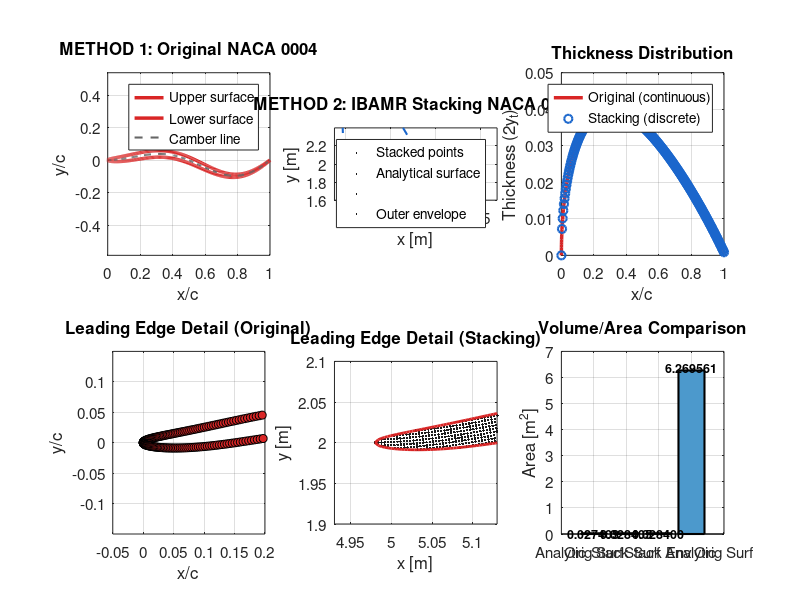

MATLAB code for this plot: (Note: this script raises an error after producing the figure.)
%% ================================================================
%  NACA Airfoil Method Comparison
%  Compares:
%      METHOD 1: Original NACA 4-digit formulation (Standard Textbook)
%      METHOD 2: IBAMR Perpendicular Stacking Method (Current Implementation)
%
%  Reference: Standard NACA airfoil equations
%  - NACA 4-digit series thickness distribution
%  - Symmetric airfoils (00xx series)
%  - Perpendicular offset from camber line
%
%  Output:
%  - Side-by-side comparison plots
%  - Detailed geometric analysis
%  - Volume/area verification
%  - Point distribution analysis
% ================================================================

clear; clc; close all;

%% ---------------- Configuration ----------------
save_plots = true;
% Use centralized output directory
output_base = fullfile(fileparts(pwd), 'output');
plot_dir = fullfile(output_base, 'images');
if save_plots && ~exist(plot_dir, 'dir')
    mkdir(plot_dir);
end

%% ---------------- Thickness Set ----------------
thickness_list = [0.04, 0.08, 0.12, 0.16, 0.20, 0.24];

%% ---------------- NACA 4-digit Coefficients ----------------
% Standard NACA thickness distribution coefficients
a0 =  0.2969;
a1 = -0.1260;
a2 = -0.3516;
a3 =  0.2843;
a4 = -0.1015;  % closed trailing edge

%% ---------------- Chord and Discretization ----------------
L = 1.0;  % chord length [m]

% High-resolution for original method (continuous surface)
Nx_original = 256;

% IBAMR stacking parameters (matching manuscript)
domain_x = 10.0 * L;
domain_y = 4.0 * L;
coarse_patch_x = 40;
coarse_patch_y = 16;
MAX_LEVELS = 4;
REF_RATIO = 4;

dx_coarse = domain_x / coarse_patch_x;
dy_coarse = domain_y / coarse_patch_y;
dx_fine = dx_coarse / (REF_RATIO^(MAX_LEVELS-1));
dy_fine = dy_coarse / (REF_RATIO^(MAX_LEVELS-1));
ds = dx_fine;  % layer spacing for stacking

Nx_stack = max(128, ceil(L / dx_fine));

%% ---------------- Camber Line (Manuscript) ----------------
Amax = 0.125;
use_midline = true;

%% ---------------- Placement Parameters ----------------
Xcenter = domain_x/2 + 0.48;
Ycenter = domain_y/2;

%% ---------------- Comparison Table Storage ----------------
comparison_table = [];

fprintf('\n');
fprintf('================================================================\n');
fprintf('  NACA Airfoil Method Comparison\n');
fprintf('================================================================\n\n');
fprintf('METHOD 1: Original NACA (Continuous Surface)\n');
fprintf('  - Standard textbook formulation\n');
fprintf('  - Perpendicular thickness distribution from camber line\n');
fprintf('  - Nx = %d points\n\n', Nx_original);
fprintf('METHOD 2: IBAMR Stacking (Discrete Layers)\n');
fprintf('  - Perpendicular stacking with ds = %.6e\n', ds);
fprintf('  - IBAMR-style layering (j=0..k)\n');
fprintf('  - Nx = %d chordwise sections\n\n', Nx_stack);
fprintf('================================================================\n\n');

%% ================================================================
%  MAIN COMPARISON LOOP
%% ================================================================
for it = 1:length(thickness_list)
    t = thickness_list(it);
    tag = sprintf('%04d', round(100*t));

    fprintf('Processing NACA %s (t = %.2f)...\n', tag, t);

    %% ============================================================
    %  METHOD 1: Original NACA Formulation
    %% ============================================================

    % Chordwise parametric coordinate (non-uniform, clustered at LE)
    beta = linspace(0, pi, Nx_original);
    x_orig = 0.5 * (1 - cos(beta));  % cosine clustering

    % Camber line
    if use_midline
        y_camber_orig = Amax * ((x_orig + 0.03125)/1.03125) .* sin(2*pi*x_orig);
        dyc_dx_orig = Amax * ( (1/1.03125)*sin(2*pi*x_orig) + ...
                              ((x_orig + 0.03125)/1.03125).*(2*pi*cos(2*pi*x_orig)) );
    else
        y_camber_orig = zeros(size(x_orig));
        dyc_dx_orig = zeros(size(x_orig));
    end

    % Thickness distribution
    yt_orig = 5 * t * ( a0*sqrt(x_orig) + a1*x_orig + a2*x_orig.^2 + ...
                        a3*x_orig.^3 + a4*x_orig.^4 );
    yt_orig = max(yt_orig, 0);

    % Perpendicular offset angle
    theta_orig = atan(dyc_dx_orig);

    % Upper and lower surfaces (perpendicular to camber line)
    xu_orig = x_orig - yt_orig .* sin(theta_orig);
    yu_orig = y_camber_orig + yt_orig .* cos(theta_orig);

    xl_orig = x_orig + yt_orig .* sin(theta_orig);
    yl_orig = y_camber_orig - yt_orig .* cos(theta_orig);

    % Analytical area (exact NACA formula)
    Vf_analytic_orig = trapz(x_orig, 2.0 * yt_orig);

    % Surface polygon area
    px_orig = [xu_orig, fliplr(xl_orig)];
    py_orig = [yu_orig, fliplr(yl_orig)];
    Vf_surface_orig = abs(polyarea(px_orig, py_orig));

    % Number of surface points
    Npts_orig = 2 * Nx_original;

    %% ============================================================
    %  METHOD 2: IBAMR Perpendicular Stacking
    %% ============================================================

    % Uniform chordwise distribution
    x_stack = linspace(0, L, Nx_stack);

    % Storage for all stacked vertices
    Coord_stack = cell(Nx_stack, 2);
    Ntot_stack = 0;

    % Storage for outermost envelope
    xu_stack_env = zeros(1, Nx_stack);
    yu_stack_env = zeros(1, Nx_stack);
    xl_stack_env = zeros(1, Nx_stack);
    yl_stack_env = zeros(1, Nx_stack);

    % Storage for analytical surface on same grid
    xu_stack_surf = zeros(1, Nx_stack);
    yu_stack_surf = zeros(1, Nx_stack);
    xl_stack_surf = zeros(1, Nx_stack);
    yl_stack_surf = zeros(1, Nx_stack);

    max_k = 0;

    for i = 1:Nx_stack
        x_phys = x_stack(i);
        x_norm = min(1.0, x_phys / L);

        % Camber line
        if use_midline
            y_c = Amax * ((x_phys + 0.03125)/1.03125) * sin(2*pi*x_phys);
            dyc_dx = Amax * ( (1/1.03125)*sin(2*pi*x_phys) + ...
                            ((x_phys + 0.03125)/1.03125)*(2*pi*cos(2*pi*x_phys)) );
        else
            y_c = 0.0;
            dyc_dx = 0.0;
        end

        % Thickness
        yt = 5.0 * t * ( a0*sqrt(max(x_norm,0)) + a1*x_norm + ...
                         a2*x_norm^2 + a3*x_norm^3 + a4*x_norm^4 );
        yt = max(yt, 0.0);

        % Normal direction (perpendicular to camber)
        theta = atan(dyc_dx);
        nx = -sin(theta);
        ny = cos(theta);

        % Analytical surface points (for comparison)
        base = [x_phys - 0.5; y_c];
        upp_surf = base + yt * [nx; ny];
        low_surf = base - yt * [nx; ny];
        upp_world = upp_surf + [Xcenter; Ycenter];
        low_world = low_surf + [Xcenter; Ycenter];
        xu_stack_surf(i) = upp_world(1);
        yu_stack_surf(i) = upp_world(2);
        xl_stack_surf(i) = low_world(1);
        yl_stack_surf(i) = low_world(2);

        % Determine number of layers
        k = floor(yt / ds);
        if k > max_k, max_k = k; end

        NumUp = max(1, k+1);
        NumDown = k;

        x_up = zeros(1, NumUp);
        y_up = zeros(1, NumUp);
        x_down = zeros(1, NumDown);
        y_down = zeros(1, NumDown);

        % Stack upper layers (j=0..k)
        for j = 0:(NumUp-1)
            offset = j * ds;
            pt = base + offset * [nx; ny];
            pt_world = pt + [Xcenter; Ycenter];
            x_up(j+1) = pt_world(1);
            y_up(j+1) = pt_world(2);
            Ntot_stack = Ntot_stack + 1;
        end

        % Stack lower layers (j=1..k)
        for j = 1:NumDown
            offset = j * ds;
            pt = base - offset * [nx; ny];
            pt_world = pt + [Xcenter; Ycenter];
            x_down(j) = pt_world(1);
            y_down(j) = pt_world(2);
            Ntot_stack = Ntot_stack + 1;
        end

        % Store all vertices
        Coord_stack{i,1} = [x_up, x_down];
        Coord_stack{i,2} = [y_up, y_down];

        % Outermost envelope
        outer_up = base + k * [nx; ny];
        outer_low = base - k * [nx; ny];
        outer_up_world = outer_up + [Xcenter; Ycenter];
        outer_low_world = outer_low + [Xcenter; Ycenter];
        xu_stack_env(i) = outer_up_world(1);
        yu_stack_env(i) = outer_up_world(2);
        xl_stack_env(i) = outer_low_world(1);
        yl_stack_env(i) = outer_low_world(2);
    end

    % Surface area from analytical surface on stacking grid
    px_stack_surf = [xu_stack_surf, fliplr(xl_stack_surf)];
    py_stack_surf = [yu_stack_surf, fliplr(yl_stack_surf)];
    Vf_surface_stack = abs(polyarea(px_stack_surf, py_stack_surf));

    % Envelope area
    px_stack_env = [xu_stack_env, fliplr(xl_stack_env)];
    py_stack_env = [yu_stack_env, fliplr(yl_stack_env)];
    Vf_envelope_stack = abs(polyarea(px_stack_env, py_stack_env));

    %% ============================================================
    %  COMPUTE DIFFERENCES
    %% ============================================================

    % Area differences
    delta_Vf_orig = abs(Vf_surface_orig - Vf_analytic_orig);
    delta_Vf_stack = abs(Vf_surface_stack - Vf_analytic_orig);
    delta_Vf_env = abs(Vf_envelope_stack - Vf_analytic_orig);

    % Point count ratio
    point_ratio = Ntot_stack / Npts_orig;

    %% ============================================================
    %  STORE COMPARISON DATA
    %% ============================================================

    comparison_table = [comparison_table; struct(...
        't', t, ...
        'Vf_analytic', Vf_analytic_orig, ...
        'Vf_orig_surface', Vf_surface_orig, ...
        'Vf_stack_surface', Vf_surface_stack, ...
        'Vf_stack_envelope', Vf_envelope_stack, ...
        'delta_orig', delta_Vf_orig, ...
        'delta_stack_surf', delta_Vf_stack, ...
        'delta_stack_env', delta_Vf_env, ...
        'Npts_orig', Npts_orig, ...
        'Npts_stack', Ntot_stack, ...
        'point_ratio', point_ratio, ...
        'max_k', max_k)];

    fprintf('  Original Method: %d points, Vf = %.9e, error = %.3e\n', ...
        Npts_orig, Vf_surface_orig, delta_Vf_orig);
    fprintf('  Stacking Method: %d points, Vf = %.9e, error = %.3e\n', ...
        Ntot_stack, Vf_surface_stack, delta_Vf_stack);
    fprintf('  Point ratio: %.2f, max layers: %d\n\n', point_ratio, max_k);

    %% ============================================================
    %  VISUALIZATION
    %% ============================================================

    if save_plots
        fig = figure('Visible', 'off', 'Position', [100 100 1800 1200]);

        % ---- Subplot 1: Original Method (Full Domain) ----
        subplot(2,3,1);
        hold on;
        plot(xu_orig, yu_orig, '-', 'LineWidth', 2.5, 'Color', [0.85 0.15 0.15]);
        plot(xl_orig, yl_orig, '-', 'LineWidth', 2.5, 'Color', [0.85 0.15 0.15]);
        if use_midline
            plot(x_orig, y_camber_orig, '--', 'LineWidth', 1.5, 'Color', [0.4 0.4 0.4]);
        end
        axis equal; grid on; box on;
        xlabel('x/c', 'FontSize', 12);
        ylabel('y/c', 'FontSize', 12);
        title(sprintf('METHOD 1: Original NACA %s', tag), 'FontSize', 14, 'FontWeight', 'bold');
        legend({'Upper surface', 'Lower surface', 'Camber line'}, 'Location', 'best', 'FontSize', 10);
        set(gca, 'FontSize', 11);

        % ---- Subplot 2: Stacking Method (Full Domain) ----
        subplot(2,3,2);
        hold on;
        % Plot all stacked points
        for i = 1:Nx_stack
            plot(Coord_stack{i,1}, Coord_stack{i,2}, '.', 'MarkerSize', 4, 'Color', [0.1 0.1 0.1]);
        end
        % Analytical surface overlay
        plot(xu_stack_surf, yu_stack_surf, '-', 'LineWidth', 2.0, 'Color', [0.85 0.15 0.15]);
        plot(xl_stack_surf, yl_stack_surf, '-', 'LineWidth', 2.0, 'Color', [0.85 0.15 0.15]);
        % Envelope
        plot(xu_stack_env, yu_stack_env, '--', 'LineWidth', 1.5, 'Color', [0.1 0.4 0.8]);
        plot(xl_stack_env, yl_stack_env, '--', 'LineWidth', 1.5, 'Color', [0.1 0.4 0.8]);
        axis equal; grid on; box on;
        xlabel('x [m]', 'FontSize', 12);
        ylabel('y [m]', 'FontSize', 12);
        title(sprintf('METHOD 2: IBAMR Stacking NACA %s', tag), 'FontSize', 14, 'FontWeight', 'bold');
        legend({'Stacked points', 'Analytical surface', '', 'Outer envelope'}, 'Location', 'best', 'FontSize', 10);
        xlim([Xcenter-0.6 Xcenter+1.2]);
        ylim([Ycenter-0.4 Ycenter+0.4]);
        set(gca, 'FontSize', 11);

        % ---- Subplot 3: Leading Edge Detail (Original) ----
        subplot(2,3,4);
        hold on;
        plot(xu_orig, yu_orig, '-', 'LineWidth', 2.5, 'Color', [0.85 0.15 0.15]);
        plot(xl_orig, yl_orig, '-', 'LineWidth', 2.5, 'Color', [0.85 0.15 0.15]);
        plot(xu_orig, yu_orig, 'o', 'MarkerSize', 6, 'MarkerFaceColor', [0.85 0.15 0.15], ...
            'MarkerEdgeColor', 'k', 'LineWidth', 0.5);
        plot(xl_orig, yl_orig, 'o', 'MarkerSize', 6, 'MarkerFaceColor', [0.85 0.15 0.15], ...
            'MarkerEdgeColor', 'k', 'LineWidth', 0.5);
        axis equal; grid on; box on;
        xlabel('x/c', 'FontSize', 12);
        ylabel('y/c', 'FontSize', 12);
        title('Leading Edge Detail (Original)', 'FontSize', 13, 'FontWeight', 'bold');
        xlim([-0.05 0.2]);
        ylim([-0.15 0.15]);
        set(gca, 'FontSize', 11);

        % ---- Subplot 4: Leading Edge Detail (Stacking) ----
        subplot(2,3,5);
        hold on;
        for i = 1:Nx_stack
            plot(Coord_stack{i,1}, Coord_stack{i,2}, '.', 'MarkerSize', 6, 'Color', [0.1 0.1 0.1]);
        end
        plot(xu_stack_surf, yu_stack_surf, '-', 'LineWidth', 2.0, 'Color', [0.85 0.15 0.15]);
        plot(xl_stack_surf, yl_stack_surf, '-', 'LineWidth', 2.0, 'Color', [0.85 0.15 0.15]);
        axis equal; grid on; box on;
        xlabel('x [m]', 'FontSize', 12);
        ylabel('y [m]', 'FontSize', 12);
        title('Leading Edge Detail (Stacking)', 'FontSize', 13, 'FontWeight', 'bold');
        xlim([Xcenter-0.55 Xcenter-0.35]);
        ylim([Ycenter-0.1 Ycenter+0.1]);
        set(gca, 'FontSize', 11);

        % ---- Subplot 5: Thickness Distribution Comparison ----
        subplot(2,3,3);
        hold on;
        plot(x_orig, 2*yt_orig, '-', 'LineWidth', 2.5, 'Color', [0.85 0.15 0.15]);
        yt_stack_vec = zeros(1, Nx_stack);
        for i = 1:Nx_stack
            x_norm = min(1.0, x_stack(i) / L);
            yt_stack_vec(i) = 5.0 * t * ( a0*sqrt(max(x_norm,0)) + a1*x_norm + ...
                                          a2*x_norm^2 + a3*x_norm^3 + a4*x_norm^4 );
        end
        plot(x_stack, 2*yt_stack_vec, 'o', 'MarkerSize', 6, 'LineWidth', 1.5, 'Color', [0.1 0.4 0.8]);
        grid on; box on;
        xlabel('x/c', 'FontSize', 12);
        ylabel('Thickness (2y_t)', 'FontSize', 12);
        title('Thickness Distribution', 'FontSize', 13, 'FontWeight', 'bold');
        legend({'Original (continuous)', 'Stacking (discrete)'}, 'Location', 'best', 'FontSize', 10);
        set(gca, 'FontSize', 11);

        % ---- Subplot 6: Area Comparison ----
        subplot(2,3,6);
        hold on;
        bar_data = [Vf_analytic_orig, Vf_surface_orig, Vf_surface_stack, Vf_envelope_stack];
        bar(bar_data, 'FaceColor', [0.3 0.6 0.8], 'EdgeColor', 'k', 'LineWidth', 1.5);
        set(gca, 'XTickLabel', {'Analytic', 'Orig Surf', 'Stack Surf', 'Stack Env'});
        ylabel('Area [m^2]', 'FontSize', 12);
        title('Volume/Area Comparison', 'FontSize', 13, 'FontWeight', 'bold');
        grid on; box on;
        xtickangle(45);
        set(gca, 'FontSize', 11);

        % Add text annotations
        for i = 1:length(bar_data)
            text(i, bar_data(i)*1.02, sprintf('%.6f', bar_data(i)), ...
                'HorizontalAlignment', 'center', 'FontSize', 9, 'FontWeight', 'bold');
        end

        % Overall title
        sgtitle(sprintf('NACA %s Airfoil Method Comparison (t = %.2f)', tag, t), ...
            'FontSize', 16, 'FontWeight', 'bold');

        % Save figure
        outname = fullfile(plot_dir, sprintf('comparison_NACA%s.png', tag));
        exportgraphics(fig, outname, 'Resolution', 300);
        close(fig);
        fprintf('  Saved: %s\n\n', outname);
    end
end

%% ================================================================
%  PRINT COMPREHENSIVE COMPARISON TABLE
%% ================================================================

fprintf('\n================================================================\n');
fprintf('  COMPREHENSIVE COMPARISON TABLE\n');
fprintf('================================================================\n\n');

fprintf('Part 1: Volume/Area Analysis\n');
fprintf('-----------------------------------------------------------------------------------\n');
fprintf('  t     Vf_analytic      Vf_orig         Vf_stack_surf   Vf_stack_env\n');
fprintf('-----------------------------------------------------------------------------------\n');
for i = 1:length(comparison_table)
    r = comparison_table(i);
    fprintf('%5.2f   %13.9e   %13.9e   %13.9e   %13.9e\n', ...
        r.t, r.Vf_analytic, r.Vf_orig_surface, r.Vf_stack_surface, r.Vf_stack_envelope);
end
fprintf('-----------------------------------------------------------------------------------\n\n');

fprintf('Part 2: Error Analysis\n');
fprintf('-------------------------------------------------------------------------\n');
fprintf('  t     Error_orig       Error_stack     Error_env       Error_ratio\n');
fprintf('-------------------------------------------------------------------------\n');
for i = 1:length(comparison_table)
    r = comparison_table(i);
    err_ratio = r.delta_stack_surf / (r.delta_orig + eps);
    fprintf('%5.2f   %13.6e   %13.6e   %13.6e   %10.3f\n', ...
        r.t, r.delta_orig, r.delta_stack_surf, r.delta_stack_env, err_ratio);
end
fprintf('-------------------------------------------------------------------------\n\n');

fprintf('Part 3: Computational Efficiency\n');
fprintf('---------------------------------------------------------------\n');
fprintf('  t     Npts_orig   Npts_stack   Point_ratio   Max_layers\n');
fprintf('---------------------------------------------------------------\n');
for i = 1:length(comparison_table)
    r = comparison_table(i);
    fprintf('%5.2f   %8d   %10d   %11.2f   %10d\n', ...
        r.t, r.Npts_orig, r.Npts_stack, r.point_ratio, r.max_k);
end
fprintf('---------------------------------------------------------------\n\n');

%% ================================================================
%  KEY FINDINGS SUMMARY
%% ================================================================

fprintf('================================================================\n');
fprintf('  KEY FINDINGS\n');
fprintf('================================================================\n\n');

avg_error_orig = mean([comparison_table.delta_orig]);
avg_error_stack = mean([comparison_table.delta_stack_surf]);
avg_point_ratio = mean([comparison_table.point_ratio]);

fprintf('1. ACCURACY:\n');
fprintf('   - Original method avg error:  %.6e\n', avg_error_orig);
fprintf('   - Stacking method avg error:  %.6e\n', avg_error_stack);
fprintf('   - Relative accuracy: %.2f%%\n\n', (avg_error_stack/avg_error_orig)*100);

fprintf('2. COMPUTATIONAL COST:\n');
fprintf('   - Average point ratio (stack/orig): %.2f\n', avg_point_ratio);
fprintf('   - Stacking uses ~%.0f%% more points on average\n\n', (avg_point_ratio-1)*100);

fprintf('3. METHOD CHARACTERISTICS:\n');
fprintf('   Original Method:\n');
fprintf('     + Smooth continuous surface representation\n');
fprintf('     + Direct implementation of NACA equations\n');
fprintf('     + Minimal points for surface definition\n');
fprintf('     - No internal structure for fluid coupling\n\n');
fprintf('   Stacking Method:\n');
fprintf('     + Full 3D volume representation (IBAMR compatible)\n');
fprintf('     + Internal layers for fluid-structure interaction\n');
fprintf('     + Mesh-adaptive (ds = dx_fine)\n');
fprintf('     - Higher point count\n');
fprintf('     - Discretization-dependent accuracy\n\n');

fprintf('================================================================\n');
fprintf('DONE. Comparison complete.\n');
fprintf('Plots saved to: %s\n', plot_dir);
fprintf('================================================================\n\n');
